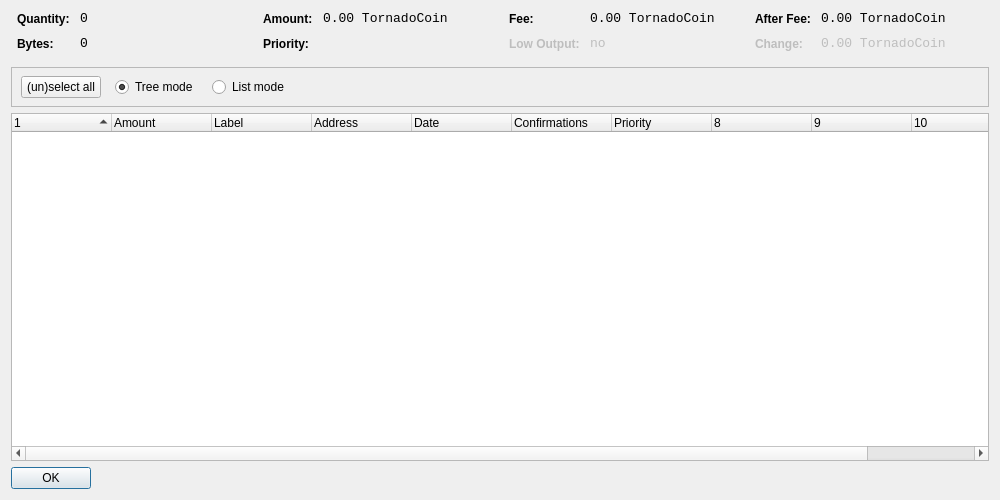
<?xml version="1.0" encoding="UTF-8"?>
<ui version="4.0">
 <class>CoinControlDialog</class>
 <widget class="QDialog" name="CoinControlDialog">
  <property name="geometry">
   <rect>
    <x>0</x>
    <y>0</y>
    <width>1000</width>
    <height>500</height>
   </rect>
  </property>
  <property name="windowTitle">
   <string>Coin Control</string>
  </property>
  <layout class="QVBoxLayout" name="verticalLayout">
   <item>
    <layout class="QHBoxLayout" name="horizontalLayoutTop" stretch="0,0,0,0">
     <property name="topMargin">
      <number>0</number>
     </property>
     <property name="bottomMargin">
      <number>10</number>
     </property>
     <item>
      <layout class="QFormLayout" name="formLayoutCoinControl1">
       <property name="horizontalSpacing">
        <number>10</number>
       </property>
       <property name="verticalSpacing">
        <number>10</number>
       </property>
       <property name="leftMargin">
        <number>6</number>
       </property>
       <property name="rightMargin">
        <number>6</number>
       </property>
       <item row="0" column="0">
        <widget class="QLabel" name="labelCoinControlQuantityText">
         <property name="styleSheet">
          <string notr="true">font-weight:bold;</string>
         </property>
         <property name="text">
          <string>Quantity:</string>
         </property>
        </widget>
       </item>
       <item row="0" column="1">
        <widget class="QLabel" name="labelCoinControlQuantity">
         <property name="font">
          <font>
           <family>Monospace</family>
           <pointsize>10</pointsize>
          </font>
         </property>
         <property name="cursor">
          <cursorShape>IBeamCursor</cursorShape>
         </property>
         <property name="contextMenuPolicy">
          <enum>Qt::ActionsContextMenu</enum>
         </property>
         <property name="text">
          <string>0</string>
         </property>
         <property name="textInteractionFlags">
          <set>Qt::LinksAccessibleByMouse|Qt::TextSelectableByKeyboard|Qt::TextSelectableByMouse</set>
         </property>
        </widget>
       </item>
       <item row="1" column="0">
        <widget class="QLabel" name="labelCoinControlBytesText">
         <property name="styleSheet">
          <string notr="true">font-weight:bold;</string>
         </property>
         <property name="text">
          <string>Bytes:</string>
         </property>
        </widget>
       </item>
       <item row="1" column="1">
        <widget class="QLabel" name="labelCoinControlBytes">
         <property name="font">
          <font>
           <family>Monospace</family>
           <pointsize>10</pointsize>
          </font>
         </property>
         <property name="cursor">
          <cursorShape>IBeamCursor</cursorShape>
         </property>
         <property name="contextMenuPolicy">
          <enum>Qt::ActionsContextMenu</enum>
         </property>
         <property name="text">
          <string>0</string>
         </property>
         <property name="textInteractionFlags">
          <set>Qt::LinksAccessibleByMouse|Qt::TextSelectableByKeyboard|Qt::TextSelectableByMouse</set>
         </property>
        </widget>
       </item>
      </layout>
     </item>
     <item>
      <layout class="QFormLayout" name="formLayoutCoinControl2">
       <property name="horizontalSpacing">
        <number>10</number>
       </property>
       <property name="verticalSpacing">
        <number>10</number>
       </property>
       <property name="leftMargin">
        <number>6</number>
       </property>
       <property name="rightMargin">
        <number>6</number>
       </property>
       <item row="0" column="0">
        <widget class="QLabel" name="labelCoinControlAmountText">
         <property name="styleSheet">
          <string notr="true">font-weight:bold;</string>
         </property>
         <property name="text">
          <string>Amount:</string>
         </property>
        </widget>
       </item>
       <item row="0" column="1">
        <widget class="QLabel" name="labelCoinControlAmount">
         <property name="font">
          <font>
           <family>Monospace</family>
           <pointsize>10</pointsize>
          </font>
         </property>
         <property name="cursor">
          <cursorShape>IBeamCursor</cursorShape>
         </property>
         <property name="contextMenuPolicy">
          <enum>Qt::ActionsContextMenu</enum>
         </property>
         <property name="text">
          <string>0.00 TornadoCoin</string>
         </property>
         <property name="textInteractionFlags">
          <set>Qt::LinksAccessibleByMouse|Qt::TextSelectableByKeyboard|Qt::TextSelectableByMouse</set>
         </property>
        </widget>
       </item>
       <item row="1" column="0">
        <widget class="QLabel" name="labelCoinControlPriorityText">
         <property name="styleSheet">
          <string notr="true">font-weight:bold;</string>
         </property>
         <property name="text">
          <string>Priority:</string>
         </property>
        </widget>
       </item>
       <item row="1" column="1">
        <widget class="QLabel" name="labelCoinControlPriority">
         <property name="font">
          <font>
           <family>Monospace</family>
           <pointsize>10</pointsize>
          </font>
         </property>
         <property name="cursor">
          <cursorShape>IBeamCursor</cursorShape>
         </property>
         <property name="contextMenuPolicy">
          <enum>Qt::ActionsContextMenu</enum>
         </property>
         <property name="text">
          <string/>
         </property>
         <property name="textInteractionFlags">
          <set>Qt::LinksAccessibleByMouse|Qt::TextSelectableByKeyboard|Qt::TextSelectableByMouse</set>
         </property>
        </widget>
       </item>
      </layout>
     </item>
     <item>
      <layout class="QFormLayout" name="formLayoutCoinControl3">
       <property name="horizontalSpacing">
        <number>10</number>
       </property>
       <property name="verticalSpacing">
        <number>10</number>
       </property>
       <property name="leftMargin">
        <number>6</number>
       </property>
       <property name="rightMargin">
        <number>6</number>
       </property>
       <item row="0" column="0">
        <widget class="QLabel" name="labelCoinControlFeeText">
         <property name="styleSheet">
          <string notr="true">font-weight:bold;</string>
         </property>
         <property name="text">
          <string>Fee:</string>
         </property>
        </widget>
       </item>
       <item row="0" column="1">
        <widget class="QLabel" name="labelCoinControlFee">
         <property name="font">
          <font>
           <family>Monospace</family>
           <pointsize>10</pointsize>
          </font>
         </property>
         <property name="cursor">
          <cursorShape>IBeamCursor</cursorShape>
         </property>
         <property name="contextMenuPolicy">
          <enum>Qt::ActionsContextMenu</enum>
         </property>
         <property name="text">
          <string>0.00 TornadoCoin</string>
         </property>
         <property name="textInteractionFlags">
          <set>Qt::LinksAccessibleByMouse|Qt::TextSelectableByKeyboard|Qt::TextSelectableByMouse</set>
         </property>
        </widget>
       </item>
       <item row="1" column="0">
        <widget class="QLabel" name="labelCoinControlLowOutputText">
         <property name="enabled">
          <bool>false</bool>
         </property>
         <property name="styleSheet">
          <string notr="true">font-weight:bold;</string>
         </property>
         <property name="text">
          <string>Low Output:</string>
         </property>
        </widget>
       </item>
       <item row="1" column="1">
        <widget class="QLabel" name="labelCoinControlLowOutput">
         <property name="enabled">
          <bool>false</bool>
         </property>
         <property name="font">
          <font>
           <family>Monospace</family>
           <pointsize>10</pointsize>
          </font>
         </property>
         <property name="cursor">
          <cursorShape>IBeamCursor</cursorShape>
         </property>
         <property name="contextMenuPolicy">
          <enum>Qt::ActionsContextMenu</enum>
         </property>
         <property name="text">
          <string>no</string>
         </property>
         <property name="textInteractionFlags">
          <set>Qt::LinksAccessibleByMouse|Qt::TextSelectableByKeyboard|Qt::TextSelectableByMouse</set>
         </property>
        </widget>
       </item>
      </layout>
     </item>
     <item>
      <layout class="QFormLayout" name="formLayoutCoinControl4">
       <property name="horizontalSpacing">
        <number>10</number>
       </property>
       <property name="verticalSpacing">
        <number>10</number>
       </property>
       <property name="leftMargin">
        <number>6</number>
       </property>
       <property name="rightMargin">
        <number>6</number>
       </property>
       <item row="0" column="0">
        <widget class="QLabel" name="labelCoinControlAfterFeeText">
         <property name="styleSheet">
          <string notr="true">font-weight:bold;</string>
         </property>
         <property name="text">
          <string>After Fee:</string>
         </property>
        </widget>
       </item>
       <item row="0" column="1">
        <widget class="QLabel" name="labelCoinControlAfterFee">
         <property name="font">
          <font>
           <family>Monospace</family>
           <pointsize>10</pointsize>
          </font>
         </property>
         <property name="cursor">
          <cursorShape>IBeamCursor</cursorShape>
         </property>
         <property name="contextMenuPolicy">
          <enum>Qt::ActionsContextMenu</enum>
         </property>
         <property name="text">
          <string>0.00 TornadoCoin</string>
         </property>
         <property name="textInteractionFlags">
          <set>Qt::LinksAccessibleByMouse|Qt::TextSelectableByKeyboard|Qt::TextSelectableByMouse</set>
         </property>
        </widget>
       </item>
       <item row="1" column="0">
        <widget class="QLabel" name="labelCoinControlChangeText">
         <property name="enabled">
          <bool>false</bool>
         </property>
         <property name="styleSheet">
          <string notr="true">font-weight:bold;</string>
         </property>
         <property name="text">
          <string>Change:</string>
         </property>
        </widget>
       </item>
       <item row="1" column="1">
        <widget class="QLabel" name="labelCoinControlChange">
         <property name="enabled">
          <bool>false</bool>
         </property>
         <property name="font">
          <font>
           <family>Monospace</family>
           <pointsize>10</pointsize>
          </font>
         </property>
         <property name="cursor">
          <cursorShape>IBeamCursor</cursorShape>
         </property>
         <property name="contextMenuPolicy">
          <enum>Qt::ActionsContextMenu</enum>
         </property>
         <property name="text">
          <string>0.00 TornadoCoin</string>
         </property>
         <property name="textInteractionFlags">
          <set>Qt::LinksAccessibleByMouse|Qt::TextSelectableByKeyboard|Qt::TextSelectableByMouse</set>
         </property>
        </widget>
       </item>
      </layout>
     </item>
    </layout>
   </item>
   <item>
    <widget class="QFrame" name="frame">
     <property name="minimumSize">
      <size>
       <width>0</width>
       <height>40</height>
      </size>
     </property>
     <property name="frameShape">
      <enum>QFrame::StyledPanel</enum>
     </property>
     <property name="frameShadow">
      <enum>QFrame::Sunken</enum>
     </property>
     <widget class="QWidget" name="horizontalLayoutWidget">
      <property name="geometry">
       <rect>
        <x>10</x>
        <y>0</y>
        <width>781</width>
        <height>41</height>
       </rect>
      </property>
      <layout class="QHBoxLayout" name="horizontalLayoutPanel" stretch="0,0,0,0,0">
       <property name="spacing">
        <number>14</number>
       </property>
       <item>
        <widget class="QPushButton" name="pushButtonSelectAll">
         <property name="sizePolicy">
          <sizepolicy hsizetype="Maximum" vsizetype="Fixed">
           <horstretch>0</horstretch>
           <verstretch>0</verstretch>
          </sizepolicy>
         </property>
         <property name="text">
          <string>(un)select all</string>
         </property>
        </widget>
       </item>
       <item>
        <widget class="QRadioButton" name="radioTreeMode">
         <property name="sizePolicy">
          <sizepolicy hsizetype="Maximum" vsizetype="Fixed">
           <horstretch>0</horstretch>
           <verstretch>0</verstretch>
          </sizepolicy>
         </property>
         <property name="text">
          <string>Tree mode</string>
         </property>
         <property name="checked">
          <bool>true</bool>
         </property>
        </widget>
       </item>
       <item>
        <widget class="QRadioButton" name="radioListMode">
         <property name="sizePolicy">
          <sizepolicy hsizetype="Maximum" vsizetype="Fixed">
           <horstretch>0</horstretch>
           <verstretch>0</verstretch>
          </sizepolicy>
         </property>
         <property name="text">
          <string>List mode</string>
         </property>
        </widget>
       </item>
       <item>
        <spacer name="horizontalSpacer">
         <property name="orientation">
          <enum>Qt::Horizontal</enum>
         </property>
         <property name="sizeHint" stdset="0">
          <size>
           <width>40</width>
           <height>20</height>
          </size>
         </property>
        </spacer>
       </item>
      </layout>
     </widget>
    </widget>
   </item>
   <item>
    <widget class="CoinControlTreeWidget" name="treeWidget">
     <property name="contextMenuPolicy">
      <enum>Qt::CustomContextMenu</enum>
     </property>
     <property name="sortingEnabled">
      <bool>false</bool>
     </property>
     <property name="columnCount">
      <number>11</number>
     </property>
     <attribute name="headerShowSortIndicator" stdset="0">
      <bool>true</bool>
     </attribute>
     <attribute name="headerStretchLastSection">
      <bool>false</bool>
     </attribute>
     <column>
      <property name="text">
       <string/>
      </property>
     </column>
     <column>
      <property name="text">
       <string>Amount</string>
      </property>
     </column>
     <column>
      <property name="text">
       <string>Label</string>
      </property>
     </column>
     <column>
      <property name="text">
       <string>Address</string>
      </property>
     </column>
     <column>
      <property name="text">
       <string>Date</string>
      </property>
     </column>
     <column>
      <property name="text">
       <string>Confirmations</string>
      </property>
      <property name="toolTip">
       <string>Confirmed</string>
      </property>
     </column>
     <column>
      <property name="text">
       <string>Priority</string>
      </property>
     </column>
     <column>
      <property name="text">
       <string/>
      </property>
     </column>
     <column>
      <property name="text">
       <string/>
      </property>
     </column>
     <column>
      <property name="text">
       <string/>
      </property>
     </column>
     <column>
      <property name="text">
       <string/>
      </property>
     </column>
    </widget>
   </item>
   <item>
    <widget class="QDialogButtonBox" name="buttonBox">
     <property name="sizePolicy">
      <sizepolicy hsizetype="Maximum" vsizetype="Fixed">
       <horstretch>0</horstretch>
       <verstretch>0</verstretch>
      </sizepolicy>
     </property>
     <property name="orientation">
      <enum>Qt::Horizontal</enum>
     </property>
     <property name="standardButtons">
      <set>QDialogButtonBox::Ok</set>
     </property>
    </widget>
   </item>
  </layout>
 </widget>
 <customwidgets>
  <customwidget>
   <class>CoinControlTreeWidget</class>
   <extends>QTreeWidget</extends>
   <header>coincontroltreewidget.h</header>
  </customwidget>
 </customwidgets>
 <resources/>
 <connections/>
</ui>
